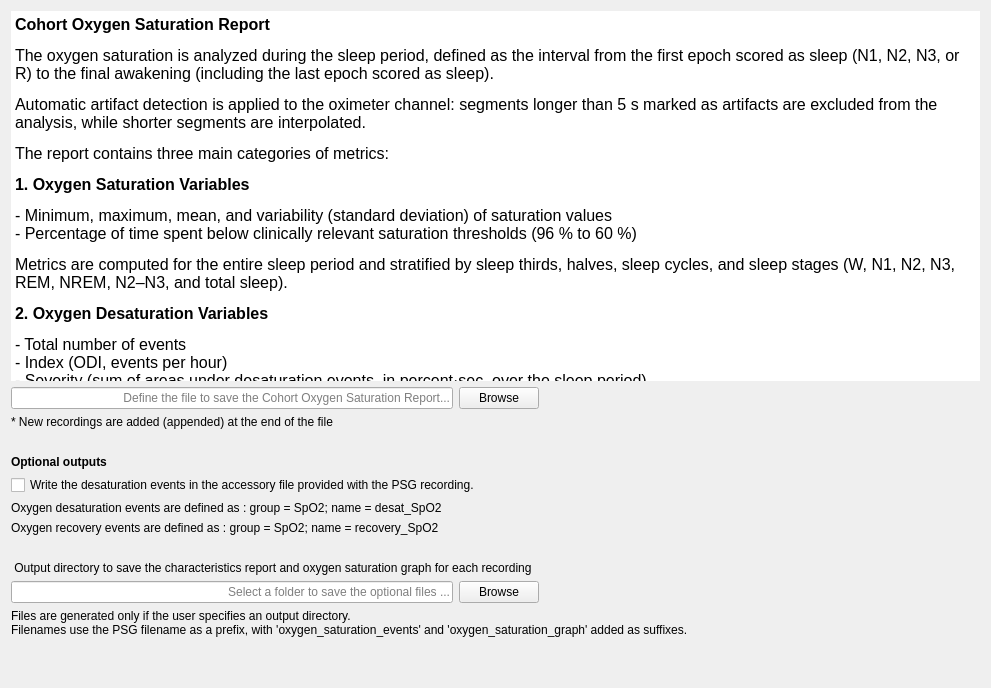
<?xml version="1.0" encoding="UTF-8"?>
<ui version="4.0">
 <class>OutputFiles</class>
 <widget class="QWidget" name="OutputFiles">
  <property name="geometry">
   <rect>
    <x>0</x>
    <y>0</y>
    <width>991</width>
    <height>688</height>
   </rect>
  </property>
  <property name="windowTitle">
   <string/>
  </property>
  <layout class="QVBoxLayout" name="verticalLayout">
   <item>
    <widget class="QTextEdit" name="textEdit">
     <property name="sizePolicy">
      <sizepolicy hsizetype="Expanding" vsizetype="Expanding">
       <horstretch>0</horstretch>
       <verstretch>0</verstretch>
      </sizepolicy>
     </property>
     <property name="minimumSize">
      <size>
       <width>0</width>
       <height>0</height>
      </size>
     </property>
     <property name="maximumSize">
      <size>
       <width>16777215</width>
       <height>470</height>
      </size>
     </property>
     <property name="contextMenuPolicy">
      <enum>Qt::ContextMenuPolicy::NoContextMenu</enum>
     </property>
     <property name="autoFillBackground">
      <bool>true</bool>
     </property>
     <property name="frameShape">
      <enum>QFrame::Shape::NoFrame</enum>
     </property>
     <property name="frameShadow">
      <enum>QFrame::Shadow::Plain</enum>
     </property>
     <property name="lineWidth">
      <number>-1</number>
     </property>
     <property name="verticalScrollBarPolicy">
      <enum>Qt::ScrollBarPolicy::ScrollBarAlwaysOff</enum>
     </property>
     <property name="horizontalScrollBarPolicy">
      <enum>Qt::ScrollBarPolicy::ScrollBarAlwaysOff</enum>
     </property>
     <property name="sizeAdjustPolicy">
      <enum>QAbstractScrollArea::SizeAdjustPolicy::AdjustIgnored</enum>
     </property>
     <property name="readOnly">
      <bool>true</bool>
     </property>
     <property name="html">
      <string>&lt;!DOCTYPE HTML PUBLIC &quot;-//W3C//DTD HTML 4.0//EN&quot; &quot;http://www.w3.org/TR/REC-html40/strict.dtd&quot;&gt;
&lt;html&gt;&lt;head&gt;&lt;meta name=&quot;qrichtext&quot; content=&quot;1&quot; /&gt;&lt;meta charset=&quot;utf-8&quot; /&gt;&lt;style type=&quot;text/css&quot;&gt;
p, li { white-space: pre-wrap; }
hr { height: 1px; border-width: 0; }
li.unchecked::marker { content: &quot;\2610&quot;; }
li.checked::marker { content: &quot;\2612&quot;; }
&lt;/style&gt;&lt;/head&gt;&lt;body style=&quot; font-size:12pt; font-weight:400; font-style:normal;&quot;&gt;
&lt;p style=&quot; margin-top:12px; margin-bottom:12px; margin-left:0px; margin-right:0px; -qt-block-indent:0; text-indent:0px;&quot;&gt;&lt;span style=&quot; font-weight:700;&quot;&gt;Cohort Oxygen Saturation Report&lt;/span&gt;&lt;/p&gt;
&lt;p style=&quot; margin-top:12px; margin-bottom:12px; margin-left:0px; margin-right:0px; -qt-block-indent:0; text-indent:0px;&quot;&gt;The oxygen saturation is analyzed during the sleep period, defined as the interval from the first epoch scored as sleep (N1, N2, N3, or R) to the final awakening (including the last epoch scored as sleep).&lt;/p&gt;
&lt;p style=&quot; margin-top:12px; margin-bottom:12px; margin-left:0px; margin-right:0px; -qt-block-indent:0; text-indent:0px;&quot;&gt;Automatic artifact detection is applied to the oximeter channel: segments longer than 5 s marked as artifacts are excluded from the analysis, while shorter segments are interpolated.&lt;/p&gt;
&lt;p style=&quot; margin-top:12px; margin-bottom:12px; margin-left:0px; margin-right:0px; -qt-block-indent:0; text-indent:0px;&quot;&gt;The report contains three main categories of metrics:&lt;/p&gt;
&lt;p style=&quot; margin-top:12px; margin-bottom:12px; margin-left:0px; margin-right:0px; -qt-block-indent:0; text-indent:0px;&quot;&gt;&lt;span style=&quot; font-weight:700;&quot;&gt;1. Oxygen Saturation Variables&lt;/span&gt;&lt;/p&gt;
&lt;p style=&quot; margin-top:12px; margin-bottom:12px; margin-left:0px; margin-right:0px; -qt-block-indent:0; text-indent:0px;&quot;&gt;- Minimum, maximum, mean, and variability (standard deviation) of saturation values&lt;br /&gt;- Percentage of time spent below clinically relevant saturation thresholds (96 % to 60 %)&lt;/p&gt;
&lt;p style=&quot; margin-top:12px; margin-bottom:12px; margin-left:0px; margin-right:0px; -qt-block-indent:0; text-indent:0px;&quot;&gt;Metrics are computed for the entire sleep period and stratified by sleep thirds, halves, sleep cycles, and sleep stages (W, N1, N2, N3, REM, NREM, N2–N3, and total sleep).&lt;/p&gt;
&lt;p style=&quot; margin-top:12px; margin-bottom:12px; margin-left:0px; margin-right:0px; -qt-block-indent:0; text-indent:0px;&quot;&gt;&lt;span style=&quot; font-weight:700;&quot;&gt;2. Oxygen Desaturation Variables&lt;/span&gt;&lt;/p&gt;
&lt;p style=&quot; margin-top:12px; margin-bottom:12px; margin-left:0px; margin-right:0px; -qt-block-indent:0; text-indent:0px;&quot;&gt;- Total number of events&lt;br /&gt;- Index (ODI, events per hour)&lt;br /&gt;- Severity (sum of areas under desaturation events, in percent·sec, over the sleep period)&lt;br /&gt;- Percentage of sleep time spent in desaturation&lt;br /&gt;- Average and median desaturation characteristics: Duration (s), Area (% s), Slope (% / s) and Drop (%).&lt;/p&gt;
&lt;p style=&quot; margin-top:0px; margin-bottom:0px; margin-left:0px; margin-right:0px; -qt-block-indent:0; text-indent:0px;&quot;&gt;&lt;span style=&quot; font-weight:700;&quot;&gt;3. Oxygen Recovery Variables&lt;/span&gt;&lt;/p&gt;
&lt;p style=&quot;-qt-paragraph-type:empty; margin-top:0px; margin-bottom:0px; margin-left:0px; margin-right:0px; -qt-block-indent:0; text-indent:0px; font-weight:700;&quot;&gt;&lt;br /&gt;&lt;/p&gt;
&lt;p style=&quot; margin-top:0px; margin-bottom:0px; margin-left:0px; margin-right:0px; -qt-block-indent:0; text-indent:0px;&quot;&gt;- Total number of events&lt;br /&gt;- Index (events per hour)&lt;br /&gt;- Severity (sum of areas under recovery events, in percent·sec, over the sleep period)&lt;br /&gt;- Percentage of sleep time spent in recovery&lt;br /&gt;- Average and median recovery characteristics: Duration (s), Area (% s), Slope (% / s) and Amplitude (%).&lt;/p&gt;
&lt;p style=&quot;-qt-paragraph-type:empty; margin-top:0px; margin-bottom:0px; margin-left:0px; margin-right:0px; -qt-block-indent:0; text-indent:0px;&quot;&gt;&lt;br /&gt;&lt;/p&gt;
&lt;p style=&quot; margin-top:0px; margin-bottom:0px; margin-left:0px; margin-right:0px; -qt-block-indent:0; text-indent:0px;&quot;&gt;The &lt;span style=&quot; font-weight:700;&quot;&gt;Total Severity &lt;/span&gt;corresponds to the sum of the individual desaturation and recovery areas in percent*sec over the valid sleep period (sec).&lt;/p&gt;
&lt;p style=&quot;-qt-paragraph-type:empty; margin-top:0px; margin-bottom:0px; margin-left:0px; margin-right:0px; -qt-block-indent:0; text-indent:0px;&quot;&gt;&lt;br /&gt;&lt;/p&gt;
&lt;p style=&quot; margin-top:0px; margin-bottom:0px; margin-left:0px; margin-right:0px; -qt-block-indent:0; text-indent:0px;&quot;&gt;All metrics are stored in the Cohort Oxygen Saturation Report, with one line per recording. &lt;/p&gt;&lt;/body&gt;&lt;/html&gt;</string>
     </property>
    </widget>
   </item>
   <item>
    <layout class="QHBoxLayout" name="horizontalLayout">
     <item>
      <widget class="QLineEdit" name="lineEdit_filename">
       <property name="layoutDirection">
        <enum>Qt::LayoutDirection::LeftToRight</enum>
       </property>
       <property name="text">
        <string/>
       </property>
       <property name="alignment">
        <set>Qt::AlignmentFlag::AlignRight|Qt::AlignmentFlag::AlignTrailing|Qt::AlignmentFlag::AlignVCenter</set>
       </property>
       <property name="placeholderText">
        <string>Define the file to save the Cohort Oxygen Saturation Report...</string>
       </property>
      </widget>
     </item>
     <item>
      <widget class="QPushButton" name="pushButton_browse">
       <property name="text">
        <string>Browse</string>
       </property>
      </widget>
     </item>
     <item>
      <spacer name="horizontalSpacer">
       <property name="orientation">
        <enum>Qt::Orientation::Horizontal</enum>
       </property>
       <property name="sizeType">
        <enum>QSizePolicy::Policy::MinimumExpanding</enum>
       </property>
       <property name="sizeHint" stdset="0">
        <size>
         <width>40</width>
         <height>20</height>
        </size>
       </property>
      </spacer>
     </item>
    </layout>
   </item>
   <item>
    <widget class="QLabel" name="label_4">
     <property name="text">
      <string>* New recordings are added (appended) at the end of the file </string>
     </property>
    </widget>
   </item>
   <item>
    <spacer name="verticalSpacer_3">
     <property name="orientation">
      <enum>Qt::Orientation::Vertical</enum>
     </property>
     <property name="sizeType">
      <enum>QSizePolicy::Policy::Preferred</enum>
     </property>
     <property name="sizeHint" stdset="0">
      <size>
       <width>20</width>
       <height>20</height>
      </size>
     </property>
    </spacer>
   </item>
   <item>
    <widget class="QLabel" name="label">
     <property name="text">
      <string>&lt;html&gt;&lt;head/&gt;&lt;body&gt;&lt;p&gt;&lt;span style=&quot; font-weight:700;&quot;&gt;Optional outputs&lt;/span&gt;&lt;/p&gt;&lt;/body&gt;&lt;/html&gt;</string>
     </property>
    </widget>
   </item>
   <item>
    <widget class="QCheckBox" name="checkBox_writeEvts">
     <property name="text">
      <string>Write the desaturation events in the accessory file provided with the PSG recording.</string>
     </property>
    </widget>
   </item>
   <item>
    <widget class="QLabel" name="label_5">
     <property name="font">
      <font>
       <italic>false</italic>
       <bold>false</bold>
      </font>
     </property>
     <property name="text">
      <string>Oxygen desaturation events are defined as : group = SpO2; name = desat_SpO2</string>
     </property>
    </widget>
   </item>
   <item>
    <widget class="QLabel" name="label_6">
     <property name="text">
      <string>Oxygen recovery events are defined as : group = SpO2; name = recovery_SpO2</string>
     </property>
    </widget>
   </item>
   <item>
    <spacer name="verticalSpacer_4">
     <property name="orientation">
      <enum>Qt::Orientation::Vertical</enum>
     </property>
     <property name="sizeType">
      <enum>QSizePolicy::Policy::Preferred</enum>
     </property>
     <property name="sizeHint" stdset="0">
      <size>
       <width>20</width>
       <height>20</height>
      </size>
     </property>
    </spacer>
   </item>
   <item>
    <widget class="QLabel" name="label_2">
     <property name="font">
      <font>
       <italic>false</italic>
       <bold>false</bold>
      </font>
     </property>
     <property name="text">
      <string> Output directory to save the characteristics report and oxygen saturation graph for each recording</string>
     </property>
    </widget>
   </item>
   <item>
    <layout class="QHBoxLayout" name="horizontalLayout_2">
     <item>
      <widget class="QLineEdit" name="lineEdit_picturename">
       <property name="layoutDirection">
        <enum>Qt::LayoutDirection::LeftToRight</enum>
       </property>
       <property name="text">
        <string/>
       </property>
       <property name="alignment">
        <set>Qt::AlignmentFlag::AlignRight|Qt::AlignmentFlag::AlignTrailing|Qt::AlignmentFlag::AlignVCenter</set>
       </property>
       <property name="placeholderText">
        <string>Select a folder to save the optional files ...</string>
       </property>
      </widget>
     </item>
     <item>
      <widget class="QPushButton" name="pushButton_browse_pic">
       <property name="text">
        <string>Browse</string>
       </property>
      </widget>
     </item>
     <item>
      <spacer name="horizontalSpacer_2">
       <property name="orientation">
        <enum>Qt::Orientation::Horizontal</enum>
       </property>
       <property name="sizeType">
        <enum>QSizePolicy::Policy::MinimumExpanding</enum>
       </property>
       <property name="sizeHint" stdset="0">
        <size>
         <width>40</width>
         <height>20</height>
        </size>
       </property>
      </spacer>
     </item>
    </layout>
   </item>
   <item>
    <layout class="QHBoxLayout" name="horizontalLayout_3">
     <item>
      <widget class="QLabel" name="label_3">
       <property name="text">
        <string>Files are generated only if the user specifies an output directory.
Filenames use the PSG filename as a prefix, with 'oxygen_saturation_events' and 'oxygen_saturation_graph' added as suffixes.</string>
       </property>
       <property name="alignment">
        <set>Qt::AlignmentFlag::AlignLeading|Qt::AlignmentFlag::AlignLeft|Qt::AlignmentFlag::AlignVCenter</set>
       </property>
      </widget>
     </item>
     <item>
      <spacer name="horizontalSpacer_3">
       <property name="orientation">
        <enum>Qt::Orientation::Horizontal</enum>
       </property>
       <property name="sizeHint" stdset="0">
        <size>
         <width>40</width>
         <height>20</height>
        </size>
       </property>
      </spacer>
     </item>
    </layout>
   </item>
   <item>
    <spacer name="verticalSpacer_2">
     <property name="orientation">
      <enum>Qt::Orientation::Vertical</enum>
     </property>
     <property name="sizeType">
      <enum>QSizePolicy::Policy::Preferred</enum>
     </property>
     <property name="sizeHint" stdset="0">
      <size>
       <width>20</width>
       <height>40</height>
      </size>
     </property>
    </spacer>
   </item>
  </layout>
 </widget>
 <resources>
  <include location="../../../../../snooz-toolbox/src/main/python/ui/themes/themes.qrc"/>
 </resources>
 <connections>
  <connection>
   <sender>pushButton_browse</sender>
   <signal>clicked()</signal>
   <receiver>OutputFiles</receiver>
   <slot>browse_slot()</slot>
   <hints>
    <hint type="sourcelabel">
     <x>322</x>
     <y>318</y>
    </hint>
    <hint type="destinationlabel">
     <x>364</x>
     <y>294</y>
    </hint>
   </hints>
  </connection>
  <connection>
   <sender>pushButton_browse_pic</sender>
   <signal>clicked()</signal>
   <receiver>OutputFiles</receiver>
   <slot>browse_pic_slot()</slot>
   <hints>
    <hint type="sourcelabel">
     <x>480</x>
     <y>333</y>
    </hint>
    <hint type="destinationlabel">
     <x>364</x>
     <y>294</y>
    </hint>
   </hints>
  </connection>
  <connection>
   <sender>checkBox_writeEvts</sender>
   <signal>clicked()</signal>
   <receiver>OutputFiles</receiver>
   <slot>write_checkbox_slot()</slot>
   <hints>
    <hint type="sourcelabel">
     <x>432</x>
     <y>471</y>
    </hint>
    <hint type="destinationlabel">
     <x>432</x>
     <y>322</y>
    </hint>
   </hints>
  </connection>
 </connections>
 <slots>
  <slot>browse_slot()</slot>
  <slot>browse_pic_slot()</slot>
  <slot>write_checkbox_slot()</slot>
 </slots>
</ui>
